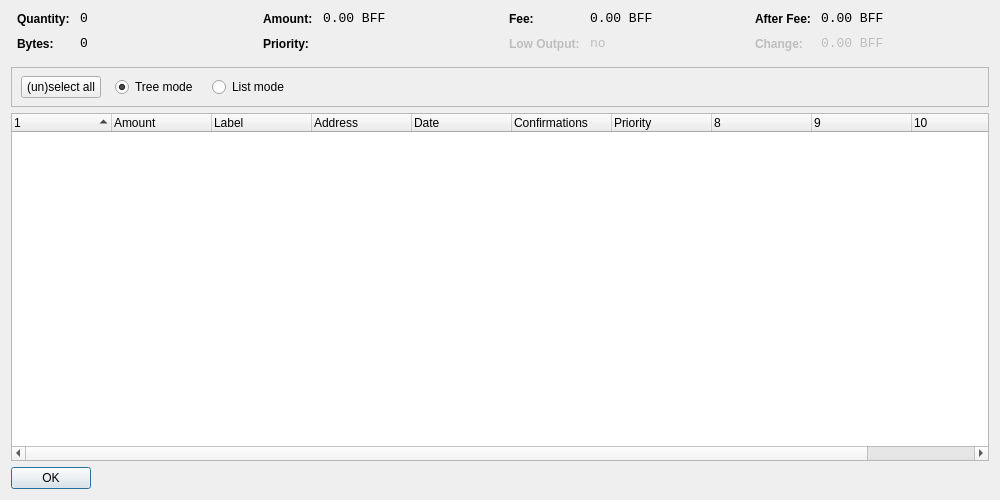
<?xml version="1.0" encoding="UTF-8"?>
<ui version="4.0">
 <class>CoinControlDialog</class>
 <widget class="QDialog" name="CoinControlDialog">
  <property name="geometry">
   <rect>
    <x>0</x>
    <y>0</y>
    <width>1000</width>
    <height>500</height>
   </rect>
  </property>
  <property name="windowTitle">
   <string>Coin Control</string>
  </property>
  <layout class="QVBoxLayout" name="verticalLayout">
   <item>
    <layout class="QHBoxLayout" name="horizontalLayoutTop" stretch="0,0,0,0">
     <property name="topMargin">
      <number>0</number>
     </property>
     <property name="bottomMargin">
      <number>10</number>
     </property>
     <item>
      <layout class="QFormLayout" name="formLayoutCoinControl1">
       <property name="horizontalSpacing">
        <number>10</number>
       </property>
       <property name="verticalSpacing">
        <number>10</number>
       </property>
       <property name="leftMargin">
        <number>6</number>
       </property>
       <property name="rightMargin">
        <number>6</number>
       </property>
       <item row="0" column="0">
        <widget class="QLabel" name="labelCoinControlQuantityText">
         <property name="styleSheet">
          <string notr="true">font-weight:bold;</string>
         </property>
         <property name="text">
          <string>Quantity:</string>
         </property>
        </widget>
       </item>
       <item row="0" column="1">
        <widget class="QLabel" name="labelCoinControlQuantity">
         <property name="font">
          <font>
           <family>Monospace</family>
           <pointsize>10</pointsize>
          </font>
         </property>
         <property name="cursor">
          <cursorShape>IBeamCursor</cursorShape>
         </property>
         <property name="contextMenuPolicy">
          <enum>Qt::ActionsContextMenu</enum>
         </property>
         <property name="text">
          <string notr="true">0</string>
         </property>
         <property name="textInteractionFlags">
          <set>Qt::LinksAccessibleByMouse|Qt::TextSelectableByKeyboard|Qt::TextSelectableByMouse</set>
         </property>
        </widget>
       </item>
       <item row="1" column="0">
        <widget class="QLabel" name="labelCoinControlBytesText">
         <property name="styleSheet">
          <string notr="true">font-weight:bold;</string>
         </property>
         <property name="text">
          <string>Bytes:</string>
         </property>
        </widget>
       </item>
       <item row="1" column="1">
        <widget class="QLabel" name="labelCoinControlBytes">
         <property name="font">
          <font>
           <family>Monospace</family>
           <pointsize>10</pointsize>
          </font>
         </property>
         <property name="cursor">
          <cursorShape>IBeamCursor</cursorShape>
         </property>
         <property name="contextMenuPolicy">
          <enum>Qt::ActionsContextMenu</enum>
         </property>
         <property name="text">
          <string notr="true">0</string>
         </property>
         <property name="textInteractionFlags">
          <set>Qt::LinksAccessibleByMouse|Qt::TextSelectableByKeyboard|Qt::TextSelectableByMouse</set>
         </property>
        </widget>
       </item>
      </layout>
     </item>
     <item>
      <layout class="QFormLayout" name="formLayoutCoinControl2">
       <property name="horizontalSpacing">
        <number>10</number>
       </property>
       <property name="verticalSpacing">
        <number>10</number>
       </property>
       <property name="leftMargin">
        <number>6</number>
       </property>
       <property name="rightMargin">
        <number>6</number>
       </property>
       <item row="0" column="0">
        <widget class="QLabel" name="labelCoinControlAmountText">
         <property name="styleSheet">
          <string notr="true">font-weight:bold;</string>
         </property>
         <property name="text">
          <string>Amount:</string>
         </property>
        </widget>
       </item>
       <item row="0" column="1">
        <widget class="QLabel" name="labelCoinControlAmount">
         <property name="font">
          <font>
           <family>Monospace</family>
           <pointsize>10</pointsize>
          </font>
         </property>
         <property name="cursor">
          <cursorShape>IBeamCursor</cursorShape>
         </property>
         <property name="contextMenuPolicy">
          <enum>Qt::ActionsContextMenu</enum>
         </property>
         <property name="text">
          <string notr="true">0.00 BFF</string>
         </property>
         <property name="textInteractionFlags">
          <set>Qt::LinksAccessibleByMouse|Qt::TextSelectableByKeyboard|Qt::TextSelectableByMouse</set>
         </property>
        </widget>
       </item>
       <item row="1" column="0">
        <widget class="QLabel" name="labelCoinControlPriorityText">
         <property name="styleSheet">
          <string notr="true">font-weight:bold;</string>
         </property>
         <property name="text">
          <string>Priority:</string>
         </property>
        </widget>
       </item>
       <item row="1" column="1">
        <widget class="QLabel" name="labelCoinControlPriority">
         <property name="font">
          <font>
           <family>Monospace</family>
           <pointsize>10</pointsize>
          </font>
         </property>
         <property name="cursor">
          <cursorShape>IBeamCursor</cursorShape>
         </property>
         <property name="contextMenuPolicy">
          <enum>Qt::ActionsContextMenu</enum>
         </property>
         <property name="text">
          <string/>
         </property>
         <property name="textInteractionFlags">
          <set>Qt::LinksAccessibleByMouse|Qt::TextSelectableByKeyboard|Qt::TextSelectableByMouse</set>
         </property>
        </widget>
       </item>
      </layout>
     </item>
     <item>
      <layout class="QFormLayout" name="formLayoutCoinControl3">
       <property name="horizontalSpacing">
        <number>10</number>
       </property>
       <property name="verticalSpacing">
        <number>10</number>
       </property>
       <property name="leftMargin">
        <number>6</number>
       </property>
       <property name="rightMargin">
        <number>6</number>
       </property>
       <item row="0" column="0">
        <widget class="QLabel" name="labelCoinControlFeeText">
         <property name="styleSheet">
          <string notr="true">font-weight:bold;</string>
         </property>
         <property name="text">
          <string>Fee:</string>
         </property>
        </widget>
       </item>
       <item row="0" column="1">
        <widget class="QLabel" name="labelCoinControlFee">
         <property name="font">
          <font>
           <family>Monospace</family>
           <pointsize>10</pointsize>
          </font>
         </property>
         <property name="cursor">
          <cursorShape>IBeamCursor</cursorShape>
         </property>
         <property name="contextMenuPolicy">
          <enum>Qt::ActionsContextMenu</enum>
         </property>
         <property name="text">
          <string notr="true">0.00 BFF</string>
         </property>
         <property name="textInteractionFlags">
          <set>Qt::LinksAccessibleByMouse|Qt::TextSelectableByKeyboard|Qt::TextSelectableByMouse</set>
         </property>
        </widget>
       </item>
       <item row="1" column="0">
        <widget class="QLabel" name="labelCoinControlLowOutputText">
         <property name="enabled">
          <bool>false</bool>
         </property>
         <property name="styleSheet">
          <string notr="true">font-weight:bold;</string>
         </property>
         <property name="text">
          <string>Low Output:</string>
         </property>
        </widget>
       </item>
       <item row="1" column="1">
        <widget class="QLabel" name="labelCoinControlLowOutput">
         <property name="enabled">
          <bool>false</bool>
         </property>
         <property name="font">
          <font>
           <family>Monospace</family>
           <pointsize>10</pointsize>
          </font>
         </property>
         <property name="cursor">
          <cursorShape>IBeamCursor</cursorShape>
         </property>
         <property name="contextMenuPolicy">
          <enum>Qt::ActionsContextMenu</enum>
         </property>
         <property name="text">
          <string notr="true">no</string>
         </property>
         <property name="textInteractionFlags">
          <set>Qt::LinksAccessibleByMouse|Qt::TextSelectableByKeyboard|Qt::TextSelectableByMouse</set>
         </property>
        </widget>
       </item>
      </layout>
     </item>
     <item>
      <layout class="QFormLayout" name="formLayoutCoinControl4">
       <property name="horizontalSpacing">
        <number>10</number>
       </property>
       <property name="verticalSpacing">
        <number>10</number>
       </property>
       <property name="leftMargin">
        <number>6</number>
       </property>
       <property name="rightMargin">
        <number>6</number>
       </property>
       <item row="0" column="0">
        <widget class="QLabel" name="labelCoinControlAfterFeeText">
         <property name="styleSheet">
          <string notr="true">font-weight:bold;</string>
         </property>
         <property name="text">
          <string>After Fee:</string>
         </property>
        </widget>
       </item>
       <item row="0" column="1">
        <widget class="QLabel" name="labelCoinControlAfterFee">
         <property name="font">
          <font>
           <family>Monospace</family>
           <pointsize>10</pointsize>
          </font>
         </property>
         <property name="cursor">
          <cursorShape>IBeamCursor</cursorShape>
         </property>
         <property name="contextMenuPolicy">
          <enum>Qt::ActionsContextMenu</enum>
         </property>
         <property name="text">
          <string notr="true">0.00 BFF</string>
         </property>
         <property name="textInteractionFlags">
          <set>Qt::LinksAccessibleByMouse|Qt::TextSelectableByKeyboard|Qt::TextSelectableByMouse</set>
         </property>
        </widget>
       </item>
       <item row="1" column="0">
        <widget class="QLabel" name="labelCoinControlChangeText">
         <property name="enabled">
          <bool>false</bool>
         </property>
         <property name="styleSheet">
          <string notr="true">font-weight:bold;</string>
         </property>
         <property name="text">
          <string>Change:</string>
         </property>
        </widget>
       </item>
       <item row="1" column="1">
        <widget class="QLabel" name="labelCoinControlChange">
         <property name="enabled">
          <bool>false</bool>
         </property>
         <property name="font">
          <font>
           <family>Monospace</family>
           <pointsize>10</pointsize>
          </font>
         </property>
         <property name="cursor">
          <cursorShape>IBeamCursor</cursorShape>
         </property>
         <property name="contextMenuPolicy">
          <enum>Qt::ActionsContextMenu</enum>
         </property>
         <property name="text">
          <string notr="true">0.00 BFF</string>
         </property>
         <property name="textInteractionFlags">
          <set>Qt::LinksAccessibleByMouse|Qt::TextSelectableByKeyboard|Qt::TextSelectableByMouse</set>
         </property>
        </widget>
       </item>
      </layout>
     </item>
    </layout>
   </item>
   <item>
    <widget class="QFrame" name="frame">
     <property name="minimumSize">
      <size>
       <width>0</width>
       <height>40</height>
      </size>
     </property>
     <property name="frameShape">
      <enum>QFrame::StyledPanel</enum>
     </property>
     <property name="frameShadow">
      <enum>QFrame::Sunken</enum>
     </property>
     <widget class="QWidget" name="horizontalLayoutWidget">
      <property name="geometry">
       <rect>
        <x>10</x>
        <y>0</y>
        <width>781</width>
        <height>41</height>
       </rect>
      </property>
      <layout class="QHBoxLayout" name="horizontalLayoutPanel" stretch="0,0,0,0,0">
       <property name="spacing">
        <number>14</number>
       </property>
       <item>
        <widget class="QPushButton" name="pushButtonSelectAll">
         <property name="sizePolicy">
          <sizepolicy hsizetype="Maximum" vsizetype="Fixed">
           <horstretch>0</horstretch>
           <verstretch>0</verstretch>
          </sizepolicy>
         </property>
         <property name="text">
          <string>(un)select all</string>
         </property>
        </widget>
       </item>
       <item>
        <widget class="QRadioButton" name="radioTreeMode">
         <property name="sizePolicy">
          <sizepolicy hsizetype="Maximum" vsizetype="Fixed">
           <horstretch>0</horstretch>
           <verstretch>0</verstretch>
          </sizepolicy>
         </property>
         <property name="text">
          <string>Tree mode</string>
         </property>
         <property name="checked">
          <bool>true</bool>
         </property>
        </widget>
       </item>
       <item>
        <widget class="QRadioButton" name="radioListMode">
         <property name="sizePolicy">
          <sizepolicy hsizetype="Maximum" vsizetype="Fixed">
           <horstretch>0</horstretch>
           <verstretch>0</verstretch>
          </sizepolicy>
         </property>
         <property name="text">
          <string>List mode</string>
         </property>
        </widget>
       </item>
       <item>
        <spacer name="horizontalSpacer">
         <property name="orientation">
          <enum>Qt::Horizontal</enum>
         </property>
         <property name="sizeHint" stdset="0">
          <size>
           <width>40</width>
           <height>20</height>
          </size>
         </property>
        </spacer>
       </item>
      </layout>
     </widget>
    </widget>
   </item>
   <item>
    <widget class="CoinControlTreeWidget" name="treeWidget">
     <property name="contextMenuPolicy">
      <enum>Qt::CustomContextMenu</enum>
     </property>
     <property name="sortingEnabled">
      <bool>false</bool>
     </property>
     <property name="columnCount">
      <number>11</number>
     </property>
     <attribute name="headerShowSortIndicator" stdset="0">
      <bool>true</bool>
     </attribute>
     <attribute name="headerStretchLastSection">
      <bool>false</bool>
     </attribute>
     <column>
      <property name="text">
       <string/>
      </property>
     </column>
     <column>
      <property name="text">
       <string>Amount</string>
      </property>
     </column>
     <column>
      <property name="text">
       <string>Label</string>
      </property>
     </column>
     <column>
      <property name="text">
       <string>Address</string>
      </property>
     </column>
     <column>
      <property name="text">
       <string>Date</string>
      </property>
     </column>
     <column>
      <property name="text">
       <string>Confirmations</string>
      </property>
      <property name="toolTip">
       <string>Confirmed</string>
      </property>
     </column>
     <column>
      <property name="text">
       <string>Priority</string>
      </property>
     </column>
     <column>
      <property name="text">
       <string/>
      </property>
     </column>
     <column>
      <property name="text">
       <string/>
      </property>
     </column>
     <column>
      <property name="text">
       <string/>
      </property>
     </column>
     <column>
      <property name="text">
       <string/>
      </property>
     </column>
    </widget>
   </item>
   <item>
    <widget class="QDialogButtonBox" name="buttonBox">
     <property name="sizePolicy">
      <sizepolicy hsizetype="Maximum" vsizetype="Fixed">
       <horstretch>0</horstretch>
       <verstretch>0</verstretch>
      </sizepolicy>
     </property>
     <property name="orientation">
      <enum>Qt::Horizontal</enum>
     </property>
     <property name="standardButtons">
      <set>QDialogButtonBox::Ok</set>
     </property>
    </widget>
   </item>
  </layout>
 </widget>
 <customwidgets>
  <customwidget>
   <class>CoinControlTreeWidget</class>
   <extends>QTreeWidget</extends>
   <header>coincontroltreewidget.h</header>
  </customwidget>
 </customwidgets>
 <resources/>
 <connections/>
</ui>
